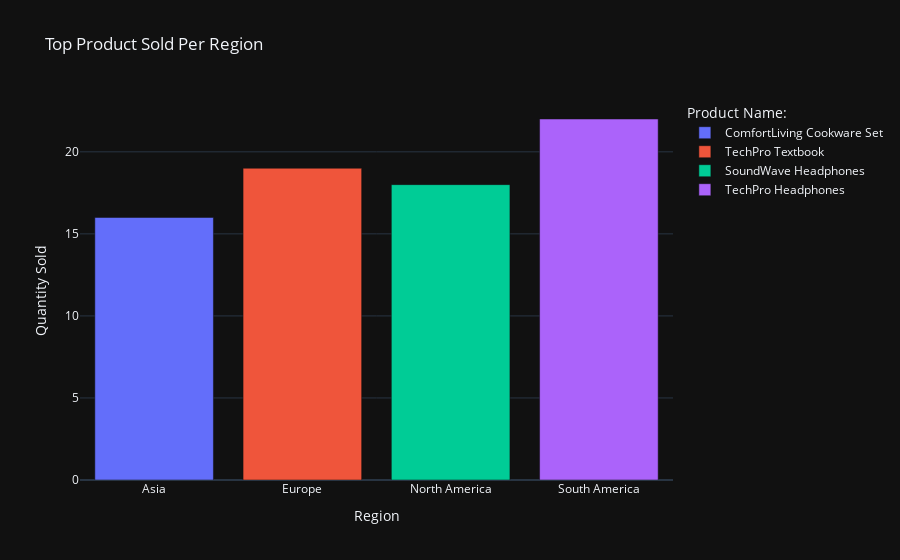

Notebook code cell kept with this figure:
### Code cell
# Top Product Sold per Region

query = '''WITH ProductSales AS (
    SELECT 
        c.Region,
        t.ProductID,
        SUM(t.Quantity) AS TotalQuantitySold
    FROM 
        Transactions t
    JOIN 
        Products p ON t.ProductID = p.ProductID
    JOIN 
        Customers c ON t.CustomerID = c.CustomerID
    GROUP BY 
        c.Region, t.ProductID
),
RankedSales AS (
    SELECT 
        Region,
        ProductID,
        TotalQuantitySold,
        RANK() OVER (PARTITION BY Region ORDER BY TotalQuantitySold DESC) AS Ranking
    FROM 
        ProductSales
)
SELECT 
    Region,
    p.ProductName,
    TotalQuantitySold
FROM 
    RankedSales rs
JOIN 
    Products p ON rs.ProductID = p.ProductID
WHERE 
    rs.Ranking = 1
ORDER BY 
    Region;'''
df = pd.read_sql(query, engine)
fig = px.bar(df, x="Region", y="TotalQuantitySold", color="ProductName", 
             title="Top Product Sold Per Region", 
             labels={"TotalQuantitySold": "Quantity Sold", "Region": "Region", "ProductName": "Product Name:"},
             template= 'plotly_dark')

# Show the figure
fig.show()

### Figure 1 — Plotly figure (JSON) as saved in the notebook; plotly's stock layout.template omitted (floating-point values rounded to 4 significant figures)
{"data": [{"alignmentgroup": "True", "hovertemplate": "Product Name:=ComfortLiving Cookware Set<br>Region=%{x}<br>Quantity Sold=%{y}<extra></extra>", "legendgroup": "ComfortLiving Cookware Set", "marker": {"color": "#636efa", "pattern": {"shape": ""}}, "name": "ComfortLiving Cookware Set", "offsetgroup": "ComfortLiving Cookware Set", "orientation": "v", "showlegend": true, "textposition": "auto", "type": "bar", "x": ["Asia"], "xaxis": "x", "y": [16], "yaxis": "y"}, {"alignmentgroup": "True", "hovertemplate": "Product Name:=TechPro Textbook<br>Region=%{x}<br>Quantity Sold=%{y}<extra></extra>", "legendgroup": "TechPro Textbook", "marker": {"color": "#EF553B", "pattern": {"shape": ""}}, "name": "TechPro Textbook", "offsetgroup": "TechPro Textbook", "orientation": "v", "showlegend": true, "textposition": "auto", "type": "bar", "x": ["Europe"], "xaxis": "x", "y": [19], "yaxis": "y"}, {"alignmentgroup": "True", "hovertemplate": "Product Name:=SoundWave Headphones<br>Region=%{x}<br>Quantity Sold=%{y}<extra></extra>", "legendgroup": "SoundWave Headphones", "marker": {"color": "#00cc96", "pattern": {"shape": ""}}, "name": "SoundWave Headphones", "offsetgroup": "SoundWave Headphones", "orientation": "v", "showlegend": true, "textposition": "auto", "type": "bar", "x": ["North America"], "xaxis": "x", "y": [18], "yaxis": "y"}, {"alignmentgroup": "True", "hovertemplate": "Product Name:=TechPro Headphones<br>Region=%{x}<br>Quantity Sold=%{y}<extra></extra>", "legendgroup": "TechPro Headphones", "marker": {"color": "#ab63fa", "pattern": {"shape": ""}}, "name": "TechPro Headphones", "offsetgroup": "TechPro Headphones", "orientation": "v", "showlegend": true, "textposition": "auto", "type": "bar", "x": ["South America"], "xaxis": "x", "y": [22], "yaxis": "y"}], "layout": {"barmode": "relative", "legend": {"title": {"text": "Product Name:"}, "tracegroupgap": 0}, "title": {"text": "Top Product Sold Per Region"}, "xaxis": {"anchor": "y", "domain": [0, 1], "title": {"text": "Region"}}, "yaxis": {"anchor": "x", "domain": [0, 1], "title": {"text": "Quantity Sold"}}}}
